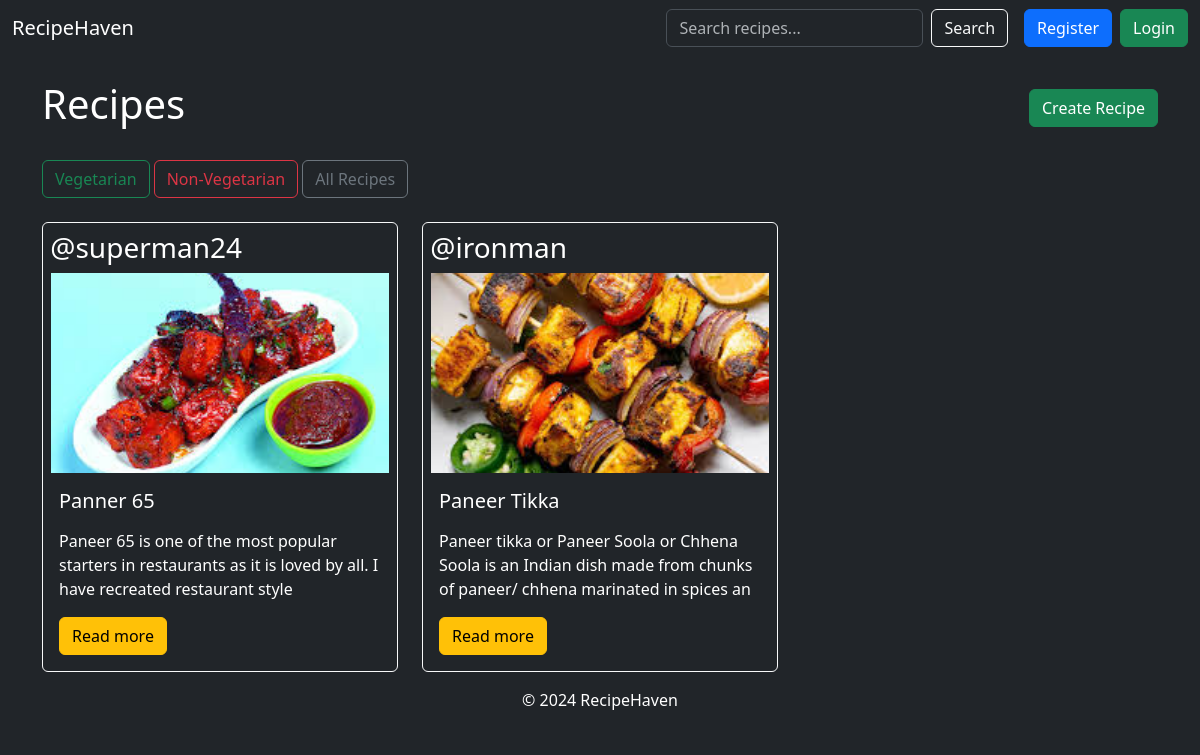
The page / on the database its author committed.
### recipes/models.py (models this page shows, shortened)
class Recipe(models.Model):
    CATEGORY_CHOICES = [
        ("vegetarian", "Vegetarian"),
        ("non-vegetarian", "Non-Vegetarian"),
    ]
    user = models.ForeignKey(User, on_delete=models.CASCADE)
    title = models.TextField(max_length=70)
    description = models.TextField(max_length=220)
    ingredients = models.TextField(max_length=350)
    steps_to_cook = models.TextField(max_length=700)
    photo = models.ImageField(upload_to="photos/", blank=True, null=True)
    category = models.CharField(
        max_length=20, choices=CATEGORY_CHOICES, default="vegetarian"
    )
    created_at = models.DateTimeField(auto_now_add=True)
    updated_at = models.DateTimeField(auto_now=True)

### recipes/views.py (the view)
# urls.py: path("", views.recipe_list, name="recipe_list"),
def recipe_list(request):
    category = request.GET.get("category")
    if category:
        recipes = Recipe.objects.filter(category=category).order_by("-created_at")
    else:
        recipes = Recipe.objects.all().order_by("-created_at")
    return render(request, "recipe/recipe_list.html", {"recipes": recipes})

### recipes/templates/recipe/recipe_list.html
{% extends "layout.html" %}
{% block content %}
<div class="d-flex justify-content-between align-items-center mb-4">
    <h1 class="text-white">Recipes</h1>
    <div>
        <a href="{% url 'create_recipe' %}" class="btn btn-success">Create Recipe</a>
    </div>
</div>
<div class="mb-4">
    <a href="{% url 'recipe_list' %}?category=vegetarian" class="btn btn-outline-success">Vegetarian</a>
    <a href="{% url 'recipe_list' %}?category=non-vegetarian" class="btn btn-outline-danger">Non-Vegetarian</a>
    <a href="{% url 'recipe_list' %}" class="btn btn-outline-secondary">All Recipes</a>
</div>
<div class="row row-cols-1 row-cols-sm-2 row-cols-md-3 g-4">
    {% for recipe in recipes %}
    <div class="col">
        <div class="card h-100 bg-dark text-white border-light">
            <h3 class="card-title my-2">&nbsp;@{{recipe.user}}</h3>
            <img src="{{ recipe.photo.url }}" class="card-img-top px-2" alt="{{ recipe.title }}" style="object-fit: cover; width: 100%; height: 200px;">
            <div class="card-body d-flex flex-column">
                <h5 class="card-title mb-3">{{ recipe.title }}</h5>
                <p class="card-text flex-grow-1 mb-3">{{ recipe.description }}</p>
                <div class="d-flex justify-content-between">
                    <a href="{% url 'open_recipe' recipe.id %}" class="btn btn-warning">Read more</a>
                </div>
            </div>
        </div>
    </div>
    {% endfor %}
</div>
{% endblock %}

### templates/layout.html (shortened to what this page needs)
{% load static %}
<!DOCTYPE html>
<html lang="en" data-bs-theme="dark">
  <head>
    <link
      href="https://cdn.jsdelivr.net/npm/bootstrap@5.3.3/dist/css/bootstrap.min.css"
      rel="stylesheet"
    />
  </head>
  <body>
    <nav class="navbar navbar-expand-lg navbar-dark bg-dark">
      <div class="container-fluid">
        <a class="navbar-brand" href="{% url 'recipe_list' %}">RecipeHaven</a>
        <div class="collapse navbar-collapse" id="navbarSupportedContent">
          <form class="d-flex me-3" action="{% url 'search' %}" method="get">
            <input
              class="form-control me-2"
              type="search"
              name="q"
              placeholder="Search recipes..."
              aria-label="Search"
            />
            <button class="btn btn-outline-light" type="submit">
              Search
            </button>
          </form>
          <ul class="navbar-nav">
            {% if user.is_authenticated %}
            <li class="nav-item">
              <a class="btn btn-primary me-2" href="{% url 'edit_profile' %}">Profile</a>
            </li>
            <li class="nav-item">
              <form action="{% url 'logout' %}" method="post" class="d-inline">
                {% csrf_token %}
                <button class="btn btn-danger" type="submit">Logout</button>
              </form>
            </li>
            {% else %}
            <li class="nav-item">
              <a class="btn btn-primary me-2" href="{% url 'register' %}">Register</a>
            </li>
            <li class="nav-item">
              <a class="btn btn-success" href="{% url 'login' %}">Login</a>
            </li>
            {% endif %}
          </ul>
        </div>
      </div>
    </nav>
    <div class="container mt-4">
      {% block content %}
      {% endblock %}
    </div>
    <footer class="footer mt-auto py-3 bg-dark text-white text-center">
      <div class="container">
        <span>&copy; 2024 RecipeHaven</span>
      </div>
    </footer>
  </body>
</html>

### rows shown on the page
Recipe: user "superman24", photo (picture), title "Panner 65", description "Paneer 65 is one of the most popular starters in restaurants as it is loved by all. I have recreated restaurant style"
Recipe: user "ironman", photo (picture), title "Paneer Tikka", description "Paneer tikka or Paneer Soola or Chhena Soola is an Indian dish made from chunks of paneer/ chhena marinated in spices an"
